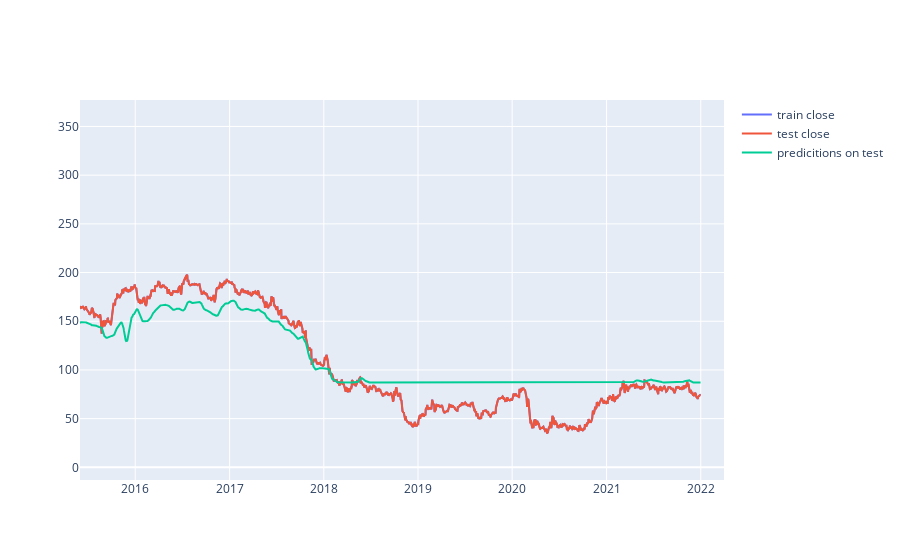

The code cell stored with this chart in its notebook:
### Code cell
train = df.iloc[len(predictions):, :].copy()
valid = df.iloc[-len(predictions):, :].copy()
valid['Pred'] = predictions.ravel()

# Значения Predict и X_test

draw_from = '2015-06-01'

fig = go.Figure()

fig.add_trace(go.Scatter(x=train.index, y=train['Open'], name='train close', fillcolor='blue'))
fig.add_trace(go.Scatter(x=valid.index, y=valid['Open'], name='test close', fillcolor='red'))
fig.add_trace(go.Scatter(x=valid.index, y=valid['Pred'], name='predicitions on test', fillcolor='green'))

fig.update_layout(xaxis_range=[draw_from, pd.to_datetime(end) + timedelta(days=30*3)])

fig.show()

### Figure 1 — Plotly figure (JSON) as saved in the notebook; plotly's stock layout.template omitted (floating-point values rounded to 4 significant figures; data arrays with more than 128 entries replaced by an {"elided": "..."} marker saying what was removed)
{"data": [{"fillcolor": "blue", "name": "train close", "type": "scatter", "x": {"elided": "10424 str values"}, "y": {"elided": "10424 float values"}}, {"fillcolor": "red", "name": "test close", "type": "scatter", "x": {"elided": "2606 str values"}, "y": {"elided": "2606 float values"}}, {"fillcolor": "green", "name": "predicitions on test", "type": "scatter", "x": {"elided": "2606 str values"}, "y": {"elided": "2606 float values"}}], "layout": {"xaxis": {"range": ["2015-06-01", "2022-04-01T00:00:00"]}}}
